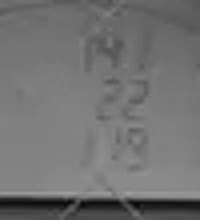
#> input picture frame/frame_0000.png, 200 x 220 px
$ python -i remove_lines.py   (imports and definitions only)
#> lines starting #> are read from the running program, lines starting #| are printed output that depends on the picture
#> further down, picture is the input picture: shape (220, 200, 3); min 5, max 164, mean 113.8
import cv2
import numpy as np
import math

def remove_lines(img):
    # 1. グレースケール化
    if len(img.shape) == 2:
        gray = img.copy()
    elif len(img.shape) == 3:
        gray = cv2.cvtColor(img, cv2.COLOR_BGR2GRAY)
    else:
        raise ValueError(f"対応していない画像shapeです: {img.shape}")

    # ─── 改善ポイント①: 画像を拡大して線をはっきりさせる ───
    # 低解像度のままだと線が途切れるため、2倍に拡大します
    h, w = gray.shape[:2]
#> h = 220; w = 200
    gray_resized = cv2.resize(gray, (w * 2, h * 2), interpolation=cv2.INTER_CUBIC)

    # ─── 改善ポイント②: エッジ検出の前にコントラストを上げ、ボケを抑える ───
    # 微小な格子線を強調するために、適応的ヒストグラム平坦化（CLAHE）を適用
    clahe = cv2.createCLAHE(clipLimit=2.0, tileGridSize=(8,8))
    gray_enhanced = clahe.apply(gray_resized)
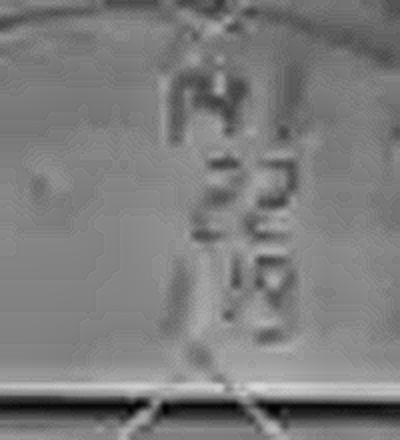
#> gray_enhanced: shape (440, 400); min 1, max 216, mean 124.8

    # 2. エッジ検出
    # 線が細く薄い場合があるため、閾値を少し下げて感度を上げます
    edges = cv2.Canny(gray_enhanced, 30, 100)
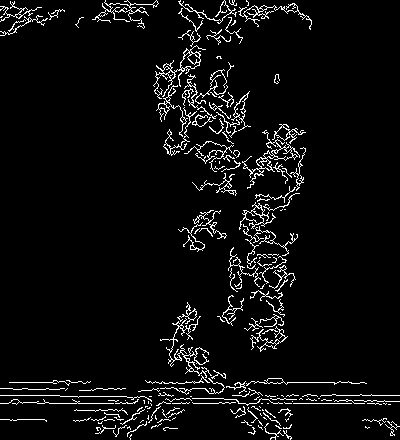
#> edges: shape (440, 400); 5.1% white in thin lines or dots
    cv2.imwrite("edges_debug.png", edges) # ここで格子線が白く浮き出ているか確認してください

    # 3. Hough変換
    # ─── 改善ポイント③: パラメータのチューニング ───
    # 途切れた線をつなぎやすくするため maxLineGap を広げ、短い線も拾うため minLineLength を下げます
    lines = cv2.HoughLinesP(
        edges,
        rho=1,
        theta=np.pi / 180,
        threshold=30,       # 50 -> 30 (検出基準を下げる)
        minLineLength=15,   # 30 -> 15 (短い途切れ線も拾う)
        maxLineGap=20       # 10 -> 20 (離れた線同士を繋ぐ)
    )
#> lines = 280 rows, first 6: [0, 403, 386, 403], [256, 398, 399, 401], [158, 395, 173, 395], [9, 382, 89, 382], [334, 401, 366, 401], [232, 395, 399, 395]

    mask = np.zeros_like(gray_enhanced)

    if lines is not None:
        for line in lines:
            x1, y1, x2, y2 = line # HoughLinesPの結果は通常二重リストです

            angle = math.degrees(math.atan2(y2 - y1, x2 - x1))
            if angle < 0:
                angle += 180

            # ─── 改善ポイント④: 角度の許容誤差を広げる ───
            # カメラの傾きを考慮して、±5° から ±8° に広げます
            is_45 = 37 <= angle <= 53
            is_135 = 127 <= angle <= 143

            if is_45 or is_135:
                # 線の描画（少し太めにマスクを作るとインペイントで消えやすいです）
                cv2.line(mask, (x1, y1), (x2, y2), 255, thickness=4) # 3 -> 4
#> this loop made 1 pass
#> mask: shape (440, 400); every value is 0

    cv2.imwrite("mask_debug.png", mask) # ここで格子線の上に綺麗に白い線が乗っているか確認

    # 4. 線を除去
    result_resized = gray_enhanced.copy()
    result_resized[mask == 255] = 255

    # 元のサイズに戻す（PaddleOCRに渡すサイズに合わせる）
    result = cv2.resize(result_resized, (w, h), interpolation=cv2.INTER_AREA)

    return result

>>> import cv2
>>> picture = cv2.imread('../frame/frame_0000.png')
#> (the run stopped early here; a loop or call above may not have finished)

$ run again, on frame/frame_0007.png
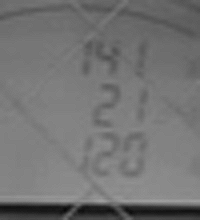
#> input picture frame/frame_0007.png, 200 x 220 px
#> picture is the input picture: shape (220, 200, 3); min 7, max 159, mean 115.2
#> in remove_lines, `gray_enhanced = clahe.apply(gray_resized)`:
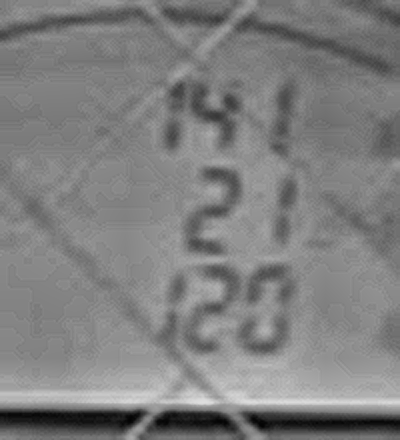
#> gray_enhanced: shape (440, 400); min 2, max 222, mean 127
#> in remove_lines, `edges = cv2.Canny(gray_enhanced, 30, 100)`:
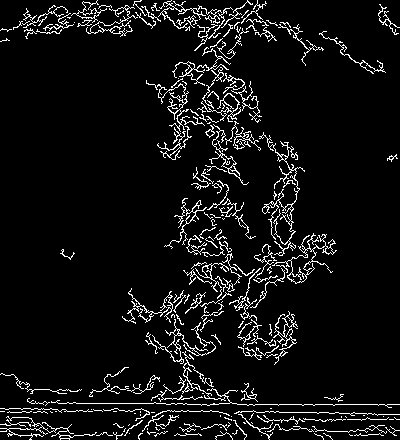
#> edges: shape (440, 400); 6.7% white in thin lines or dots
#> lines = 322 rows, first 6: [9, 408, 65, 409], [166, 404, 399, 404], [31, 403, 186, 403], [0, 411, 278, 411], [208, 281, 228, 51], [236, 265, 244, 353]
#> the loop in remove_lines, `for line in lines:` made 1 pass

$ run again, on frame/frame_0014.png
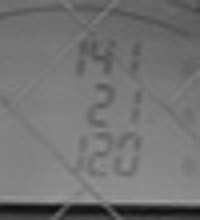
#> input picture frame/frame_0014.png, 200 x 220 px
#> picture is the input picture: shape (220, 200, 3); min 12, max 159, mean 114.7
#> in remove_lines, `gray_enhanced = clahe.apply(gray_resized)`:
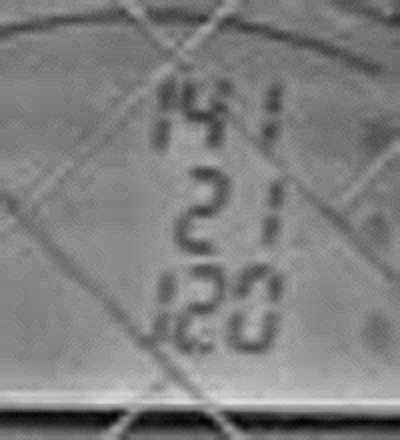
#> gray_enhanced: shape (440, 400); min 3, max 225, mean 127.2
#> in remove_lines, `edges = cv2.Canny(gray_enhanced, 30, 100)`:
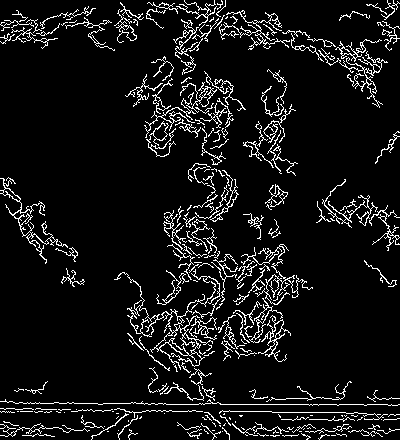
#> edges: shape (440, 400); 8% white in thin lines or dots
#> lines = 428 rows, first 6: [144, 404, 399, 404], [164, 57, 280, 173], [0, 411, 271, 411], [193, 207, 205, 431], [189, 435, 380, 435], [179, 127, 186, 3]
#> the loop in remove_lines, `for line in lines:` made 1 pass

$ run again, on frame/frame_0021.png
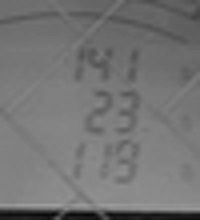
#> input picture frame/frame_0021.png, 200 x 220 px
#> picture is the input picture: shape (220, 200, 3); min 3, max 162, mean 116
#> in remove_lines, `gray_enhanced = clahe.apply(gray_resized)`:
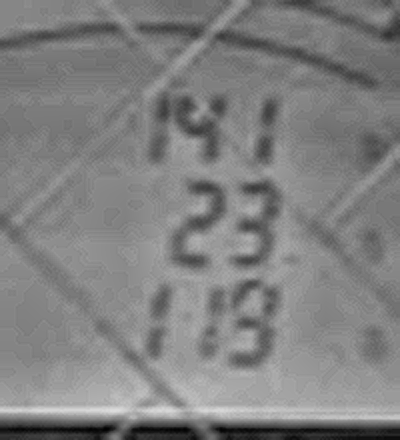
#> gray_enhanced: shape (440, 400); min 1, max 220, mean 128
#> in remove_lines, `edges = cv2.Canny(gray_enhanced, 30, 100)`:
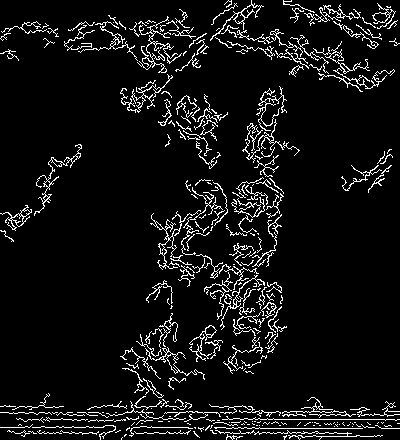
#> edges: shape (440, 400); 7.1% white in thin lines or dots
#> lines = 361 rows, first 6: [163, 419, 399, 419], [15, 433, 106, 433], [0, 412, 361, 412], [188, 428, 399, 428], [260, 416, 399, 414], [0, 427, 259, 427]
#> the loop in remove_lines, `for line in lines:` made 1 pass
